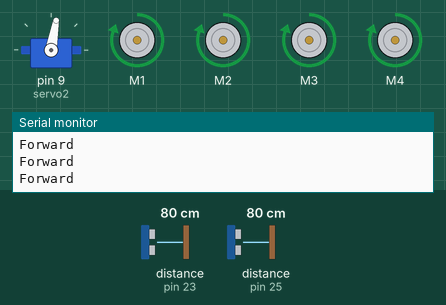
This sketch was run on a simulated Arduino Mega 2560, built with avr-gcc and run on an emulated ATmega2560. On the bench: servo, 4 × DC motor (green arrow = forward, orange = backward, longer = faster), the last lines printed to the serial monitor. Wiring (inferred from the names in the program): ultrasonic range finder: trigger pin 24; echo pin 25. Inputs (shaded band) come from the test bench; at power-on: distance to the obstacle (sensors on pin 25, pin 23) 80 cm. The echo pulse lasts 58.3 µs per cm.

Above: at 1.4 s.
1.5 s: distance to the obstacle (sensor on pin 25) set to 2 cm
At 4.4 s:
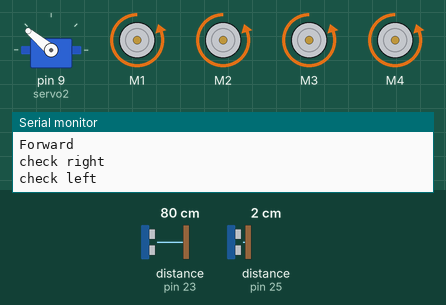
4.5 s: distance to the obstacle (sensor on pin 25) set to 23 cm
6.0 s: distance to the obstacle (sensor on pin 25) set to 28 cm
At 6.4 s:
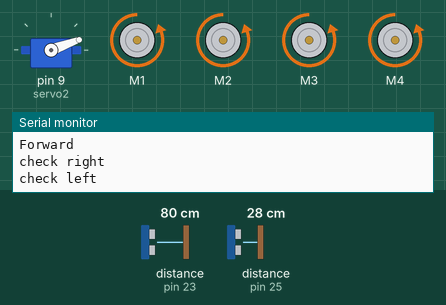
9.0 s: distance to the obstacle (sensor on pin 23) set to 2 cm
At 11.5 s:
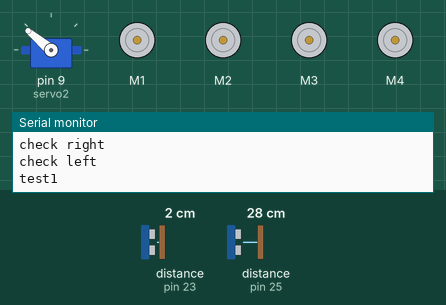
12.0 s: distance to the obstacle (sensor on pin 25) set to 26 cm
At 13.3 s:
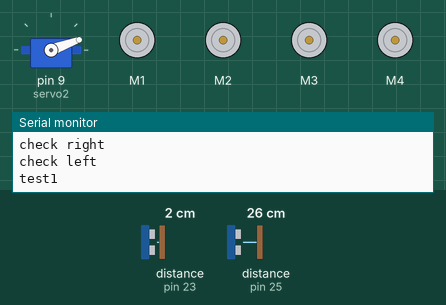
15.0 s: distance to the obstacle (sensor on pin 23) set to 22 cm
17.7 s: distance to the obstacle (sensor on pin 23) set to 26 cm
Timing chart, 0 to 21.0 s (numbered marks = the images above; inputs shaded):
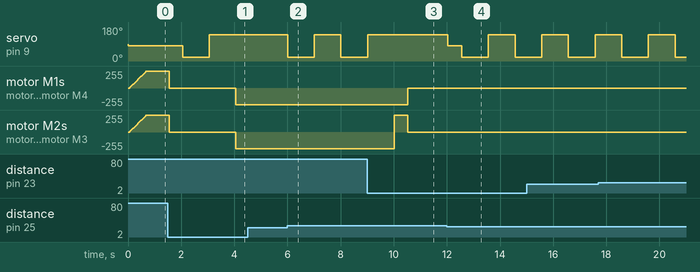

Measured:
- the behaviour switches between 25 and 26 cm on distance to the obstacle (sensor on pin 25) (found by bisection; images 1 and 2)
- the behaviour switches between 27 and 26 cm on distance to the obstacle (sensor on pin 25) (found by bisection; images 3 and 4)
- after the input at 1.5 s, servo on pin 9 (servo2): 80° → 20° after 0.55 s, → 140° 1.0 s later; motor M1–4: forward 254/255 → stopped after 0.05 s, → backward 254/255 2.5 s later
- after the input at 4.5 s, every drawn part: stays the same
- after the input at 6.0 s, servo on pin 9 (servo2): 140° → 20° at once, → 140° 1.0 s later, → 20° 1.0 s later
- after the input at 9.0 s, servo on pin 9 (servo2): goes on until 9.0 s, then stays 140°; motor M1, motor M4: backward 254/255 → stopped after 1.5 s; motor M2, motor M3: backward 254/255 → forward 254/255 after 1.0 s, → stopped 0.50 s later
- after the input at 12.0 s, motor M1–4: stays stopped (without the input it goes to forward 254/255 after 0.07 s)

The sketch:

auto_car2.ino
```cpp
#include <AFMotor.h>
#include <Servo.h>

AF_DCMotor motor1(1);
AF_DCMotor motor2(2);
AF_DCMotor motor3(3);
AF_DCMotor motor4(4);
Servo servo2;

const int trigPin = 22;
const int echoPin = 23;
const int trigPin2 = 24;
const int echoPin2 = 25;
long duration, duration2;
int distance, distance2;
int currSpeed;
int maxSpeed = 175;
boolean goesForward=false;
int speedSet = 0;

/************************************************************************
 * Use ultrasonic sensor to get the distance to the nearest object in
 *    the front.
 ************************************************************************/
int getFrontObject(){
  //Clears the trigPin
  digitalWrite(trigPin2,LOW);
  delayMicroseconds(2);

  //Set the trigPin on HIGH state for 10 microseconds
  digitalWrite(trigPin2,HIGH);
  delayMicroseconds(10);
  digitalWrite(trigPin2,LOW);

  //Reads the echoPin, returns the sound wave travel time in microseconds
  duration2 = pulseIn(echoPin2,HIGH);

  //Calculating the distance in cm
  distance2 = duration2 / 29 / 2;
  return distance2;
}

/************************************************************************
 * Use ultrasonic sensor to get the distance to the nearest object in
 *    180 degrees in front
 ************************************************************************/
int getDistance(){
  //Clears the trigPin
  digitalWrite(trigPin,LOW);
  delayMicroseconds(2);

  //Set the trigPin on HIGH state for 10 microseconds
  digitalWrite(trigPin,HIGH);
  delayMicroseconds(10);
  digitalWrite(trigPin,LOW);

  //Reads the echoPin, returns the sound wave travel time in microseconds
  duration = pulseIn(echoPin,HIGH);

  //Calculating the distance in cm
  distance = duration / 29 / 2;
  return distance;
}

/***********************************************************************
 * setup motors
 ***********************************************************************/
void setupMotors(int spd){
  currSpeed = spd;
  motor1.setSpeed(currSpeed);
  motor1.run(RELEASE);
  motor2.setSpeed(currSpeed);
  motor2.run(RELEASE);
  motor3.setSpeed(currSpeed);
  motor3.run(RELEASE);
  motor4.setSpeed(currSpeed);
  motor4.run(RELEASE);
}

void runBack(){
  motor1.run(BACKWARD);
  motor2.run(BACKWARD);
  motor3.run(BACKWARD);
  motor4.run(BACKWARD);
}

void runFor(){
  if(!goesForward){
    goesForward=true;
    motor1.run(FORWARD);
    motor2.run(FORWARD);
    motor3.run(FORWARD);
    motor4.run(FORWARD);
   for (speedSet = 0; speedSet < currSpeed; speedSet +=2) // slowly bring the speed up to avoid loading down the batteries too quickly
   {
    motor1.setSpeed(speedSet);
    motor2.setSpeed(speedSet);
    motor3.setSpeed(speedSet);
    motor4.setSpeed(speedSet);
    delay(5);
   }
   }
  else{
    motor1.run(FORWARD);
    motor2.run(FORWARD);
    motor3.run(FORWARD);
    motor4.run(FORWARD);
  }
}

void motorStop(){
  motor1.run(RELEASE);
  motor2.run(RELEASE);
  motor3.run(RELEASE);
  motor4.run(RELEASE);
}

int checkLeft(){
  servo2.write(140);
  int ret = getDistance();
  delay(1000);
  return ret;
}
int checkRight(){
  servo2.write(20);
  int ret = getDistance();
  delay(1000);
  return ret;
}

/************************************************************************
 * When objects are very close make some of the wheels go backwards to
 *  make a hard turn to the left.
 ************************************************************************/
void hardLeft(){
  motor3.run(BACKWARD);
  motor2.run(BACKWARD);
  motor1.run(FORWARD);
  motor4.run(FORWARD);
  delay(500);
  motor1.run(FORWARD);
  motor2.run(FORWARD);
  motor3.run(FORWARD);
  motor4.run(FORWARD);
}

/************************************************************************
 * When objects are very close make some of the wheels go backwards to
 *  make a hard turn to the right.
 ************************************************************************/
void hardRight(){
  motor3.run(FORWARD);
  motor2.run(FORWARD);
  motor1.run(BACKWARD);
  motor4.run(BACKWARD);
  delay(500);
  motor1.run(FORWARD);
  motor2.run(FORWARD);
  motor3.run(FORWARD);
  motor4.run(FORWARD);
}

/************************************************************************
 * change motor speed
 ************************************************************************/
void setMotorSpeed(int sp){
  motor1.setSpeed(sp);
  motor2.setSpeed(sp);
  motor3.setSpeed(sp);
  motor4.setSpeed(sp);
}

void frontObjectFound(){
  int distL = 0, distR = 0;
  distR = checkRight();
  Serial.println("check right");
  distL = checkLeft();
  Serial.println("check left");

  if((distL < 25) && (distR < 25)){
    while(getFrontObject() < 25){
      runBack();
    }
    frontObjectFound();
    delay(500);
  }else if(distR > distL){
    Serial.println("test1");
    hardRight();
    motorStop();
    delay(500);
  }else if(distR < distL){
    Serial.println("test2");
    hardLeft();
    motorStop();
    delay(500);
  }
  else{
    while(getFrontObject() < 25){
      runBack();
    }
    frontObjectFound();
    delay(500);
  }
}

/************************************************************************
 * Setup Arduino
 ************************************************************************/
void setup() {
  pinMode(trigPin,OUTPUT);
  pinMode(echoPin,INPUT);
  pinMode(trigPin2,OUTPUT);
  pinMode(echoPin2,INPUT);
  Serial.begin(9600);
  servo2.attach(9);
  setupMotors(255);
}

void loop() {
  int dist = getFrontObject();
  servo2.write(80);
  delay(40);
  if(dist > 25){
    runFor();
    Serial.println("Forward ");
  }
  else{
    motorStop();
    delay(500);
    frontObjectFound();
  }
}
```
